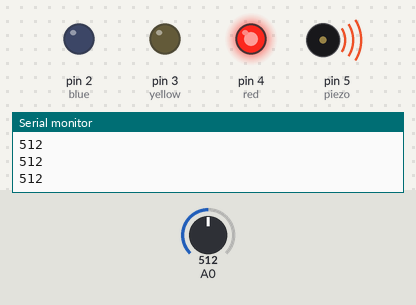
Bench run of a sketch on a simulated Arduino Uno, built with avr-gcc and run on an emulated ATmega328P. Shown: output pins drawn as LEDs (lit = HIGH), buzzer (waves = sounding), the last lines printed to the serial monitor. The test bench sets the inputs (shaded band); at power-on: A0 = 512.

Above: at 1.2 s.
1.3 s: A0 set to 43
2.8 s: A0 set to 37
At 3.8 s:
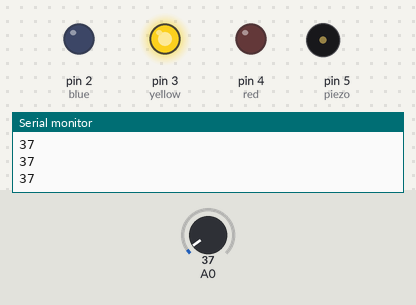
4.3 s: A0 set to 15
At 5.4 s:
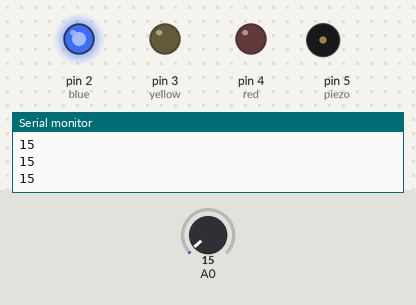
5.8 s: A0 set to 35
At 7.0 s:
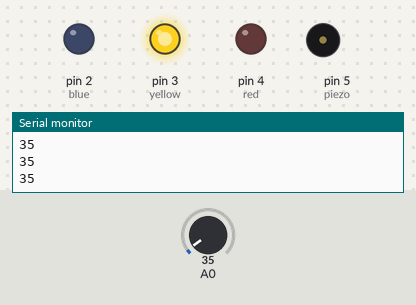
7.3 s: A0 set to 122
At 7.6 s:
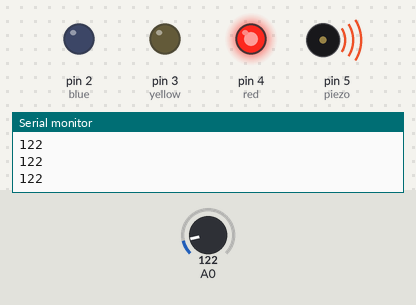
8.8 s: A0 set to 30
At 9.5 s:
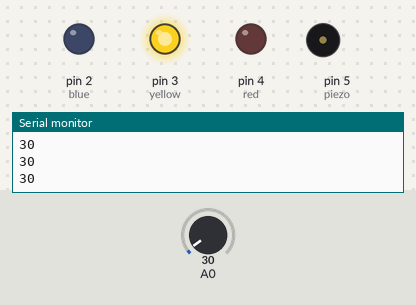
Timing chart, 0 to 11.3 s (numbered marks = the images above; inputs shaded):
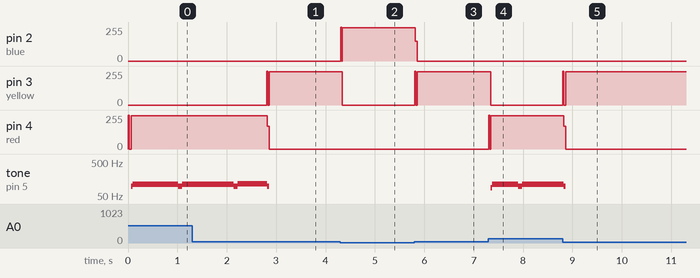

The sketch:

ristek_iot1.ino
```cpp
// C++ code
//
#define blue 2
#define yellow 3
#define red 4
#define piezo 5
#define sensor A0

void setup(){
  for (int i=2;i<6;i++)
      pinMode(i, OUTPUT);

  Serial.begin(9600);
}

void loop()
{
 for (int i=2;i<6;i++)
   digitalWrite(i,LOW);

  status_Indicator();
}

void status_Indicator()
{
  int sensor_In = analogRead(A0);
  Serial.println(sensor_In);

  if(sensor_In >=40)
  {
    digitalWrite(red,HIGH);
    digitalWrite(piezo,HIGH);
  }
  else if(sensor_In >=25)
  {
   digitalWrite(yellow,HIGH);
  }
  else{digitalWrite(blue,HIGH);}
  delay(10);
}
```

Measured:
- the behaviour switches between 40 and 39 on A0 (found by bisection; images 0 and 1)
- after the input at 2.8 s, pin 3 (yellow): 0/255 → 249/255 at once; pin 4 (red): 250/255 → 0/255 at once
- after the input at 4.3 s, pin 2 (blue): 0/255 → 250/255 at once; pin 3 (yellow): 249/255 → 0/255 at once
- after the input at 5.8 s, pin 2 (blue): 250/255 → 0/255 at once; pin 3 (yellow): 0/255 → 250/255 at once
- after the input at 7.3 s, pin 3 (yellow): 250/255 → 0/255 at once; pin 4 (red): 0/255 → 251/255 at once; tone on pin 5 (piezo): silent → 86 Hz at once, → 112 Hz 0.04 s later, → 97 Hz 0.52 s later, → 112 Hz 0.08 s later
- after the input at 8.8 s, pin 3 (yellow): 0/255 → 249/255 at once; pin 4 (red): 251/255 → 0/255 at once
